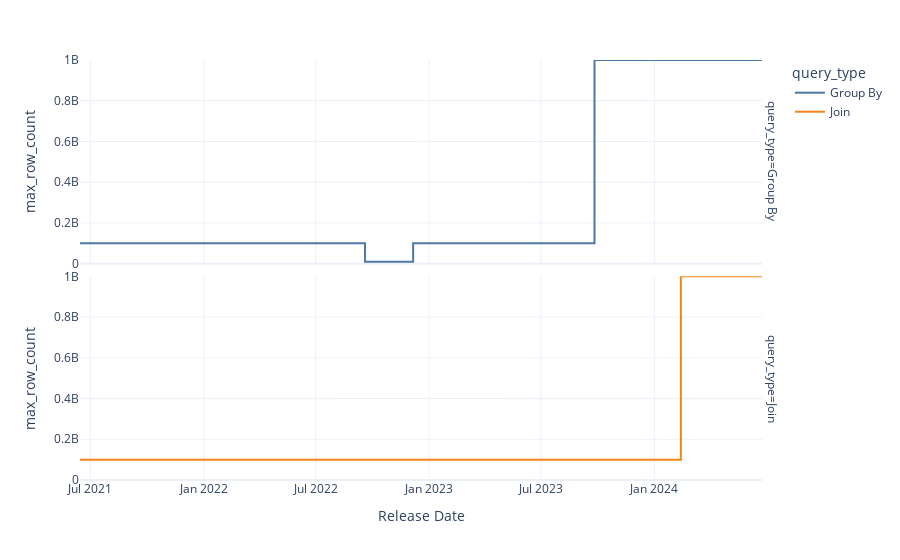

Write notebook code for a chart like this one.
### Code cell
fig = px.line(plus_dates, 
             x='Release Date', 
             y='max_row_count',
             color='query_type',
             hover_data='DuckDB Version',
            #  barmode='group',
             template='plotly_white',
             color_discrete_sequence=px.colors.qualitative.T10,
             range_y=[0,1000000000],
             facet_row='query_type',
             line_shape='hv'
             )

fig.show()

### Figure 1 — Plotly figure (JSON) as saved in the notebook; plotly's stock layout.template omitted (floating-point values rounded to 4 significant figures)
{"data": [{"customdata": [["0.2.7"], ["0.2.8"], ["0.2.9"], ["0.3.0"], ["0.3.1"], ["0.3.2"], ["0.3.4"], ["0.4.0"], ["0.5.1"], ["0.6.1"], ["0.7.1"], ["0.8.1"], ["0.9.0"], ["0.9.1"], ["0.9.2"], ["0.10.0"], ["0.10.1"], ["0.10.2"], ["0.10.3"], ["1.0.0"], ["1.0.1-dev1125"]], "hovertemplate": "query_type=Group By<br>Release Date=%{x}<br>max_row_count=%{y}<br>DuckDB Version=%{customdata[0]}<extra></extra>", "legendgroup": "Group By", "line": {"color": "#4C78A8", "dash": "solid", "shape": "hv"}, "marker": {"symbol": "circle"}, "mode": "lines", "name": "Group By", "orientation": "v", "showlegend": true, "type": "scatter", "x": ["2021-06-14T00:00:00", "2021-08-02T00:00:00", "2021-09-06T00:00:00", "2021-10-06T00:00:00", "2021-11-16T00:00:00", "2022-02-07T00:00:00", "2022-04-25T00:00:00", "2022-06-20T00:00:00", "2022-09-19T00:00:00", "2022-12-06T00:00:00", "2023-02-27T00:00:00", "2023-06-13T00:00:00", "2023-09-26T00:00:00", "2023-10-11T00:00:00", "2023-11-14T00:00:00", "2024-02-13T00:00:00", "2024-03-18T00:00:00", "2024-04-17T00:00:00", "2024-05-22T00:00:00", "2024-06-03T00:00:00", "2024-06-23T15:18:28.349099"], "xaxis": "x2", "y": [100000000, 100000000, 100000000, 100000000, 100000000, 100000000, 100000000, 100000000, 10000000, 100000000, 100000000, 100000000, 1000000000, 1000000000, 1000000000, 1000000000, 1000000000, 1000000000, 1000000000, 1000000000, 1000000000], "yaxis": "y2"}, {"customdata": [["0.2.7"], ["0.2.8"], ["0.2.9"], ["0.3.0"], ["0.3.1"], ["0.3.2"], ["0.3.4"], ["0.4.0"], ["0.5.1"], ["0.6.1"], ["0.7.1"], ["0.8.1"], ["0.9.0"], ["0.9.1"], ["0.9.2"], ["0.10.0"], ["0.10.1"], ["0.10.2"], ["0.10.3"], ["1.0.0"], ["1.0.1-dev1125"]], "hovertemplate": "query_type=Join<br>Release Date=%{x}<br>max_row_count=%{y}<br>DuckDB Version=%{customdata[0]}<extra></extra>", "legendgroup": "Join", "line": {"color": "#F58518", "dash": "solid", "shape": "hv"}, "marker": {"symbol": "circle"}, "mode": "lines", "name": "Join", "orientation": "v", "showlegend": true, "type": "scatter", "x": ["2021-06-14T00:00:00", "2021-08-02T00:00:00", "2021-09-06T00:00:00", "2021-10-06T00:00:00", "2021-11-16T00:00:00", "2022-02-07T00:00:00", "2022-04-25T00:00:00", "2022-06-20T00:00:00", "2022-09-19T00:00:00", "2022-12-06T00:00:00", "2023-02-27T00:00:00", "2023-06-13T00:00:00", "2023-09-26T00:00:00", "2023-10-11T00:00:00", "2023-11-14T00:00:00", "2024-02-13T00:00:00", "2024-03-18T00:00:00", "2024-04-17T00:00:00", "2024-05-22T00:00:00", "2024-06-03T00:00:00", "2024-06-23T15:18:28.349099"], "xaxis": "x", "y": [100000000, 100000000, 100000000, 100000000, 100000000, 100000000, 100000000, 100000000, 100000000, 100000000, 100000000, 100000000, 100000000, 100000000, 100000000, 1000000000, 1000000000, 1000000000, 1000000000, 1000000000, 1000000000], "yaxis": "y"}], "layout": {"annotations": [{"font": {}, "showarrow": false, "text": "query_type=Join", "textangle": 90, "x": 0.98, "xanchor": "left", "xref": "paper", "y": 0.2425, "yanchor": "middle", "yref": "paper"}, {"font": {}, "showarrow": false, "text": "query_type=Group By", "textangle": 90, "x": 0.98, "xanchor": "left", "xref": "paper", "y": 0.7575, "yanchor": "middle", "yref": "paper"}], "legend": {"title": {"text": "query_type"}, "tracegroupgap": 0}, "margin": {"t": 60}, "xaxis": {"anchor": "y", "domain": [0, 0.98], "title": {"text": "Release Date"}}, "xaxis2": {"anchor": "y2", "domain": [0, 0.98], "matches": "x", "showticklabels": false}, "yaxis": {"anchor": "x", "domain": [0, 0.485], "range": [0, 1000000000], "title": {"text": "max_row_count"}}, "yaxis2": {"anchor": "x2", "domain": [0.515, 1], "matches": "y", "range": [0, 1000000000], "title": {"text": "max_row_count"}}}}
